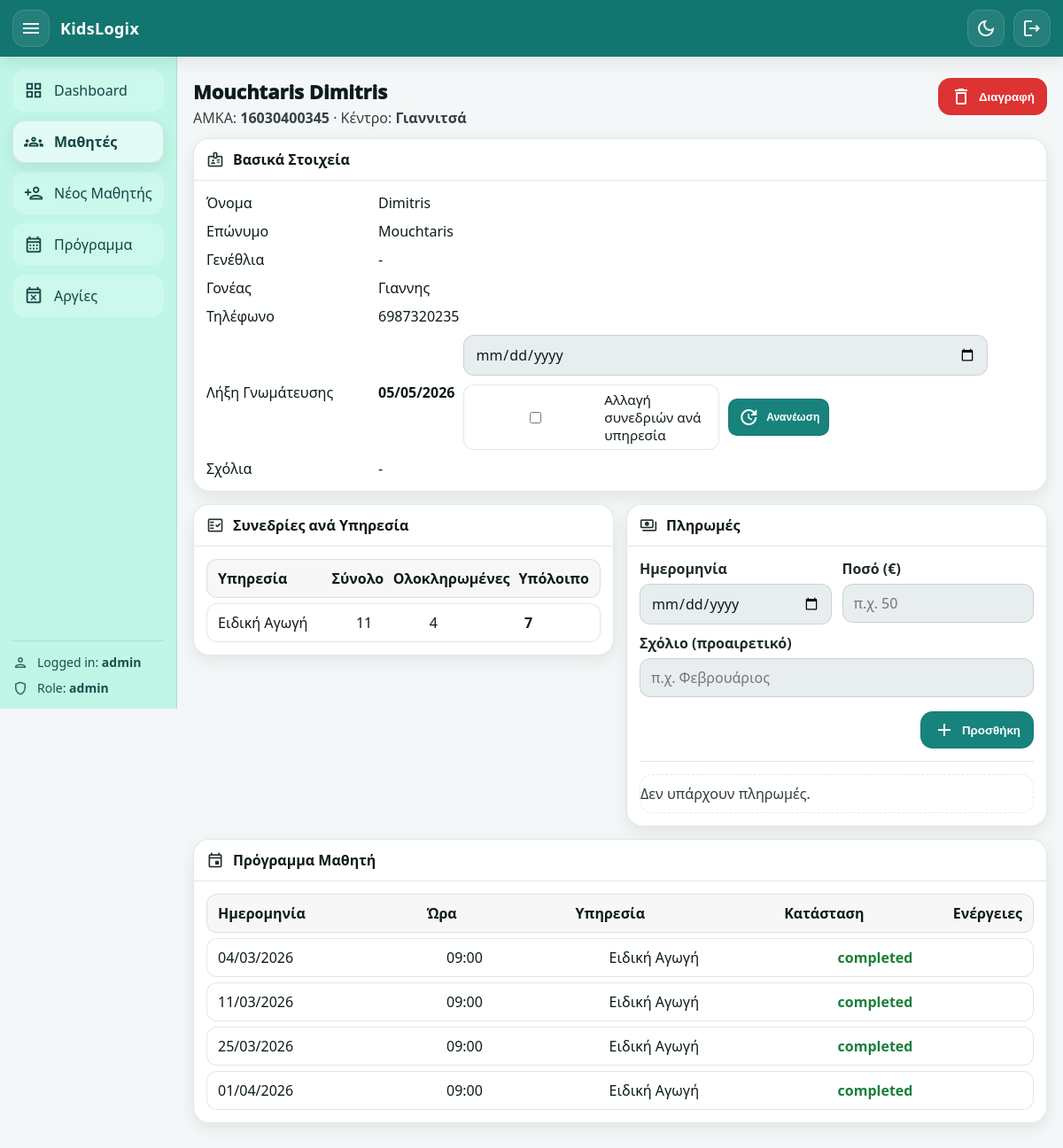
/students/16030400345 (signed in), run on an earlier commit of the app's database.
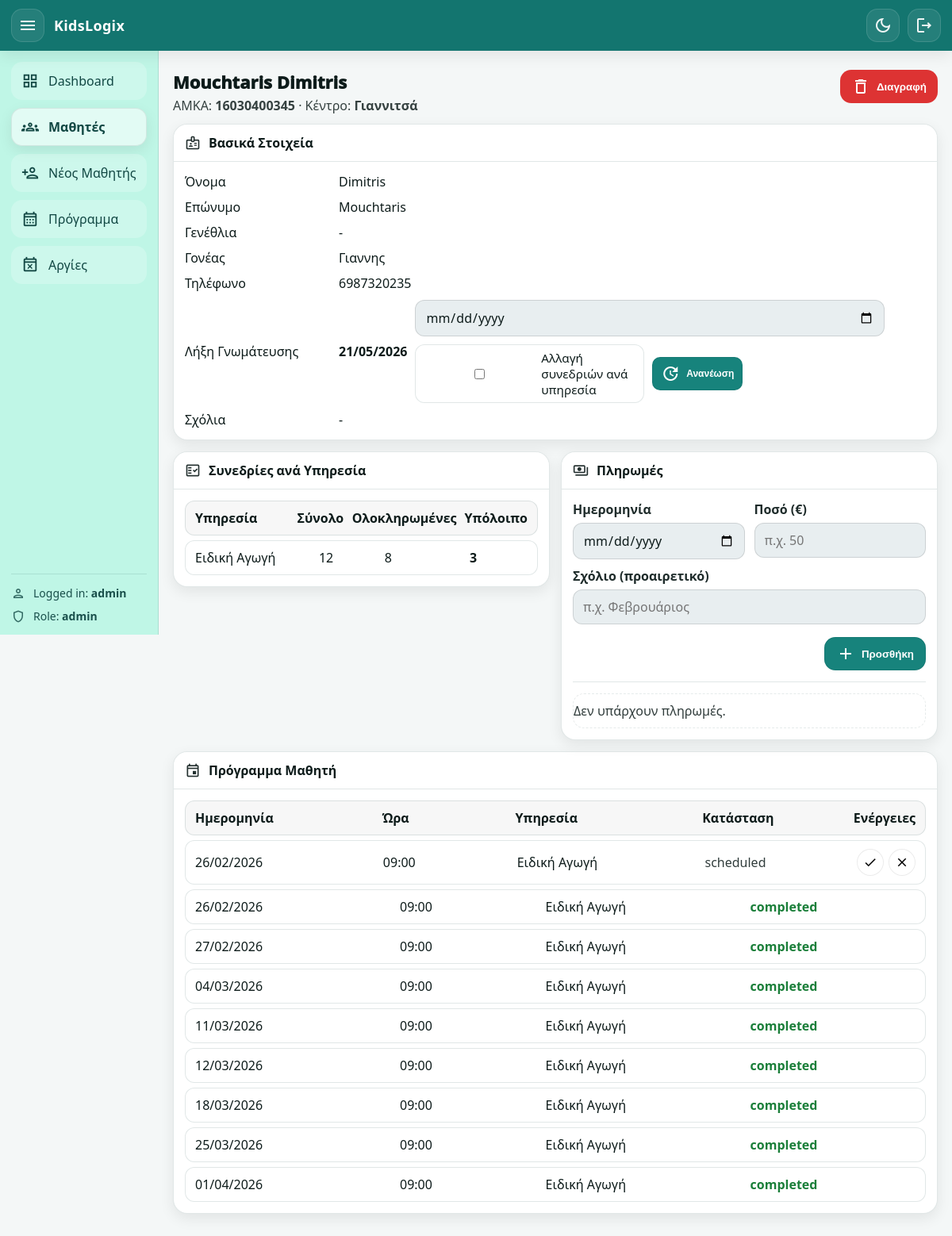
And on a later commit of the database.
### app/models.py (models this page shows, shortened)
class Student(Base):
    __tablename__ = "students"
    amka: Mapped[str] = mapped_column(String(20), primary_key=True)
    center: Mapped[str] = mapped_column(
        String(20),
        nullable=False,
        default="Giannitsa",  # Giannitsa / KryaVrisi
    )
    first_name: Mapped[str] = mapped_column(String(60), nullable=False)
    last_name: Mapped[str] = mapped_column(String(60), nullable=False)
    date_of_birth: Mapped[date | None] = mapped_column(Date, nullable=True)
    parent_name: Mapped[str | None] = mapped_column(String(120), nullable=True)
    parent_phone: Mapped[str | None] = mapped_column(String(30), nullable=True)
    assessment_expiry_date: Mapped[date | None] = mapped_column(Date, nullable=True)
    admin_comment: Mapped[str | None] = mapped_column(String(1000), nullable=True)
    created_at: Mapped[datetime] = mapped_column(
        DateTime, default=datetime.utcnow, nullable=False
    )
    services: Mapped[list["StudentService"]] = relationship(
        back_populates="student",
        cascade="all, delete-orphan",
    )
    appointments: Mapped[list["Appointment"]] = relationship(
        back_populates="student",
        cascade="all, delete-orphan",
    )
    payments: Mapped[list["Payment"]] = relationship(
        back_populates="student",
        cascade="all, delete-orphan",
    )

class Service(Base):
    __tablename__ = "services"
    id: Mapped[int] = mapped_column(Integer, primary_key=True, autoincrement=True)
    name: Mapped[str] = mapped_column(String(60), unique=True, nullable=False)
    student_links: Mapped[list["StudentService"]] = relationship(
        back_populates="service",
        cascade="all, delete-orphan",
    )
    appointments: Mapped[list["Appointment"]] = relationship(
        back_populates="service",
        cascade="all, delete-orphan",
    )

class Appointment(Base):
    __tablename__ = "appointments"
    id: Mapped[int] = mapped_column(Integer, primary_key=True, autoincrement=True)
    student_amka: Mapped[str] = mapped_column(
        ForeignKey("students.amka", ondelete="CASCADE"), nullable=False
    )
    service_id: Mapped[int] = mapped_column(
        ForeignKey("services.id", ondelete="CASCADE"), nullable=False
    )
    center: Mapped[str] = mapped_column(String(20), nullable=False)
    day: Mapped[date] = mapped_column(Date, nullable=False)
    start_time: Mapped[time] = mapped_column(Time, nullable=False)
    duration_min: Mapped[int | None] = mapped_column(Integer, nullable=True)
    status: Mapped[str] = mapped_column(
        String(20), nullable=False, default="scheduled"
    )
    created_at: Mapped[datetime] = mapped_column(
        DateTime, default=datetime.utcnow, nullable=False
    )
    student: Mapped["Student"] = relationship(back_populates="appointments")
    service: Mapped["Service"] = relationship(back_populates="appointments")

### app/routers/web.py (the view)
@router.get("/students/{amka}", response_class=HTMLResponse)
def student_page(
    amka: str,
    request: Request,
    db: Session = Depends(get_db),
    user: User = Depends(get_current_user),
):
    st = db.query(Student).filter(Student.amka == amka).first()
    if not st:
        return RedirectResponse("/students", status_code=303)
    links = (
        db.query(StudentService)
        .filter(StudentService.student_amka == amka)
        .all()
    )
    services_info = []
    for l in links:
        total = int(l.total_sessions or 0)
        used = (
            db.query(Appointment.id)
            .filter(Appointment.student_amka == amka)
            .filter(Appointment.service_id == l.service_id)
            .filter(Appointment.status.in_(["scheduled", "completed"]))
            .count()
        )
        completed = (
            db.query(Appointment.id)
            .filter(Appointment.student_amka == amka)
            .filter(Appointment.service_id == l.service_id)
            .filter(Appointment.status == "completed")
            .count()
        )
        remaining = max(total - int(used), 0)
        services_info.append(
            {
                "service": l.service,
                "total": total,
                "completed": int(completed),
                "remaining": int(remaining),
            }
        )
    appointments = (
        db.query(Appointment)
        .filter(Appointment.student_amka == amka)
        .order_by(
            case(
                (Appointment.status == "scheduled", 0),
                (Appointment.status == "completed", 1),
            ),
            Appointment.day.asc(),
            Appointment.start_time.asc(),
        )
        .all()
    )
    payments = (
        db.query(Payment)
        .filter(Payment.student_amka == amka)
        .order_by(Payment.payment_date.desc(), Payment.id.desc())
        .all()
    )
    return templates.TemplateResponse(
        "student_page.html",
        {
            "request": request,
            "user": user,
            "page": "students",
            "student": st,
            "services_info": services_info,
            "appointments": appointments,
            "payments": payments,
            "today": date.today(),
            "centers": CENTERS,
        },
    )

### app/templates/student_page.html (shortened to what this page needs)
{% extends "base.html" %}
{% block content %}
<div class="page-head">
  <div>
    <h1 class="page-title">{{ student.full_name }}</h1>
    <p class="page-subtitle">
      AMKA: <b>{{ student.amka }}</b> ·
      Κέντρο: <b>{{ centers.get(student.center, student.center) }}</b>
    </p>
  </div>
  <div class="page-actions">
    <form method="post" action="/students/{{ student.amka }}/delete"
          onsubmit="return confirm('Σίγουρα διαγραφή μαθητή; Θα διαγραφούν και οι συνεδρίες/πληρωμές του.');">
      <button class="btn btn-danger" type="submit" title="Διαγραφή μαθητή">
        <span class="material-icons-outlined">delete</span>
        Διαγραφή
      </button>
    </form>
  </div>
</div>
<div class="card">
  <div class="card-head">
    <div class="card-title">
      <span class="material-icons-outlined">badge</span>
      <h2>Βασικά Στοιχεία</h2>
    </div>
  </div>
  <div class="card-body">
    <div class="kv">
      <div>Όνομα</div><div>{{ student.first_name }}</div>
      <div>Επώνυμο</div><div>{{ student.last_name }}</div>
      <div>Γενέθλια</div><div>{{ fmt_date_gr(student.date_of_birth) }}</div>
      <div>Γονέας</div><div>{{ student.parent_name or '-' }}</div>
      <div>Τηλέφωνο</div><div>{{ student.parent_phone or '-' }}</div>
      <div>Λήξη Γνωμάτευσης</div>
      <div>
        <div class="renew-row">
          <b>{{ fmt_date_gr(student.assessment_expiry_date) }}</b>
          <form method="post" action="/students/{{ student.amka }}/assessment/renew" class="renew-form">
            <input type="date" name="assessment_expiry_date" required>
            <label class="checkbox">
              <input type="checkbox" id="change_sessions_chk" name="change_sessions" value="1" onchange="toggleRenewSessions()">
              Αλλαγή συνεδριών ανά υπηρεσία
            </label>
            <button class="btn btn-xs btn-primary" type="submit" onclick="return confirmRenew();">
              <span class="material-icons-outlined">update</span>
              Ανανέωση
            </button>
          </form>
        </div>
      </div>
      <div>Σχόλια</div><div>{{ student.notes or '-' }}</div>
    </div>
  </div>
</div>
<div class="grid-2-cards">
  <div class="card">
    <div class="card-head">
      <div class="card-title">
        <span class="material-icons-outlined">fact_check</span>
        <h2>Συνεδρίες ανά Υπηρεσία</h2>
      </div>
    </div>
    <div class="card-body">
      {% if services_info and services_info|length > 0 %}
        <div class="table">
          <div class="tr th">
            <div>Υπηρεσία</div>
            <div>Σύνολο</div>
            <div>Ολοκληρωμένες</div>
            <div>Υπόλοιπο</div>
          </div>
          {% for x in services_info %}
            <div class="tr" data-service-id="{{ x.service.id }}">
              <div>{{ x.service.name }}</div>
              <div class="svc-total">{{ x.total }}</div>
              <div class="svc-completed">{{ x.completed }}</div>
              <div><b class="svc-remaining">{{ x.remaining }}</b></div>
            </div>
          {% endfor %}
        </div>
      {% else %}
        <div class="empty-state">Δεν υπάρχουν υπηρεσίες για τον μαθητή.</div>
      {% endif %}
    </div>
  </div>
  <div class="card payments-card">
    <div class="card-head">
      <div class="card-title">
        <span class="material-icons-outlined">payments</span>
        <h2>Πληρωμές</h2>
      </div>
    </div>
    <div class="card-body">
      <form class="form-grid compact" method="post" action="/students/{{ student.amka }}/payments/new">
        <div class="grid-2">
          <label class="field">
            <span>Ημερομηνία</span>
            <input type="date" name="payment_date" required>
          </label>
          <label class="field">
            <span>Ποσό (€)</span>
            <input type="text" name="amount" placeholder="π.χ. 50" required>
          </label>
        </div>
        <label class="field">
          <span>Σχόλιο (προαιρετικό)</span>
          <input type="text" name="comment" placeholder="π.χ. Φεβρουάριος">
        </label>
        <div class="form-actions">
          <button class="btn btn-primary" type="submit">
            <span class="material-icons-outlined">add</span>
            Προσθήκη
          </button>
        </div>
      </form>
      <div class="divider"></div>
      {% if payments and payments|length > 0 %}
        <div class="payments-scroll">
          <div class="table">
            <div class="tr th payments-th">
              <div>Ημ/νία</div>
              <div>Ποσό</div>
              <div>Σχόλιο</div>
              <div>Ενέργειες</div>
            </div>
            {% for p in payments %}
              <div class="tr payments-row">
                <div>{{ fmt_date_gr(p.payment_date) }}</div>
                <div>{{ "%.2f"|format(p.amount_cents / 100) }}€</div>
                <div class="ellipsis">{{ p.comment or '-' }}</div>
                <div class="row-actions">
                  <button
                    class="icon-pill"
                    type="button"
                    onclick="openPaymentModal(this)"
                    data-payment-id="{{ p.id }}"
                    data-payment-date="{{ p.payment_date.isoformat() }}"
                    data-payment-amount="{{ "%.2f"|format(p.amount_cents/100) }}"
                    data-payment-comment="{{ p.comment or '' }}"
                    title="Επεξεργασία πληρωμής"
                    aria-label="Επεξεργασία πληρωμής"
                  >
                    <span class="material-icons-outlined">edit</span>
                  </button>
                </div>
              </div>
            {% endfor %}
          </div>
        </div>
      {% else %}
        <div class="empty-state">Δεν υπάρχουν πληρωμές.</div>
      {% endif %}
    </div>
  </div>
</div>
<div class="card">
  <div class="card-head">
    <div class="card-title">
      <span class="material-icons-outlined">event</span>
      <h2>Πρόγραμμα Μαθητή</h2>
    </div>
  </div>
  <div class="card-body">
    {% if appointments and appointments|length > 0 %}
      <div class="table">
        <div class="tr th student-appt-grid">
          <div>Ημερομηνία</div>
          <div>Ώρα</div>
          <div>Υπηρεσία</div>
          <div>Κατάσταση</div>
          <div style="text-align:right;">Ενέργειες</div>
        </div>
        {% for a in appointments %}
          <div class="tr student-appt-grid" id="appt-row-{{ a.id }}" data-service-id="{{ a.service_id }}">
            <div>{{ fmt_date_gr(a.day) if a.day else '-' }}</div>
            <div>{{ a.start_time.strftime('%H:%M') if a.start_time else '-' }}</div>
            <div>{{ a.service.name if a.service else '-' }}</div>
            <div class="status {{ a.status }} appt-status">{{ a.status }}</div>
            <div class="row-actions">
              {% if a.status == "scheduled" %}
                <button
                  class="icon-pill icon-success"
                  type="button"
                  title="Ολοκλήρωση"
                  aria-label="Ολοκλήρωση"
                  onclick="updateAppointmentStatus({{ a.id }}, 'completed')"
                >
                  <span class="material-icons-outlined">check</span>
                </button>
                <button
                  class="icon-pill icon-danger"
                  type="button"
                  title="Ακύρωση"
                  aria-label="Ακύρωση"
                  onclick="updateAppointmentStatus({{ a.id }}, 'canceled')"
                >
                  <span class="material-icons-outlined">close</span>
                </button>
              {% endif %}
            </div>
          </div>
        {% endfor %}
      </div>
    {% else %}
      <div class="empty-state">Δεν υπάρχουν προγραμματισμένες συνεδρίες.</div>
    {% endif %}
  </div>
</div>
{% endblock %}

### app/templates/base.html (shortened to what this page needs)
<!doctype html>
<html lang="el" data-theme="light">
<head>
  <link rel="stylesheet" href="/static/style.css?v=8" />
</head>
<body class="{% if request.url.path == '/login' %}auth-page{% endif %}">
  <div class="app-shell">
    <header class="topbar">
      <div class="topbar-left">
        {% if request.url.path != '/login' %}
          <button class="icon-btn topbar-btn" id="sidebarToggle" type="button" aria-label="Toggle sidebar">
            <span class="material-icons-outlined">menu</span>
          </button>
        {% endif %}
        <div class="brand">
          <span class="brand-title">KidsLogix</span>
        </div>
      </div>
      <div class="topbar-right">
        <button class="icon-btn topbar-btn" id="themeToggle" type="button" aria-label="Toggle dark mode" title="Dark mode">
          <span class="material-icons-outlined" id="themeIcon">dark_mode</span>
        </button>
        {% if request.url.path != '/login' %}
          <a class="icon-btn topbar-btn" href="/auth/logout" aria-label="Logout" title="Logout">
            <span class="material-icons-outlined">logout</span>
          </a>
        {% endif %}
      </div>
    </header>
    <div class="layout {% if request.url.path == '/login' %}layout-auth{% endif %}">
      {% if request.url.path != '/login' %}
        <aside class="sidebar" id="sidebar">
          <nav class="nav">
            {% set path = request.url.path %}
            <a class="nav-item {% if path == '/' %}active{% endif %}" href="/">
              <span class="material-icons-outlined nav-ic">grid_view</span>
              <span class="nav-txt">Dashboard</span>
            </a>
            <a class="nav-item {% if path.startswith('/students') and path != '/students/new' %}active{% endif %}" href="/students">
              <span class="material-icons-outlined nav-ic">groups</span>
              <span class="nav-txt">Μαθητές</span>
            </a>
            <a class="nav-item {% if path == '/students/new' %}active{% endif %}" href="/students/new">
              <span class="material-icons-outlined nav-ic">person_add</span>
              <span class="nav-txt">Νέος Μαθητής</span>
            </a>
            <a class="nav-item {% if path.startswith('/schedule') %}active{% endif %}" href="/schedule">
              <span class="material-icons-outlined nav-ic">calendar_month</span>
              <span class="nav-txt">Πρόγραμμα</span>
            </a>
            <a class="nav-item {% if path.startswith('/holidays') %}active{% endif %}" href="/holidays">
              <span class="material-icons-outlined nav-ic">event_busy</span>
              <span class="nav-txt">Αργίες</span>
            </a>
          </nav>
          <div class="sidebar-footer">
            <div class="meta-row">
              <span class="material-icons-outlined">person</span>
              <span>Logged in: <b>{{ user.username if user else '-' }}</b></span>
            </div>
            <div class="meta-row">
              <span class="material-icons-outlined">shield</span>
              <span>Role: <b>{{ user.role if user else '-' }}</b></span>
            </div>
          </div>
        </aside>
      {% endif %}
      <main class="content {% if request.url.path == '/login' %}content-auth{% endif %}">
        {% block content %}{% endblock %}
      </main>
    </div>
  </div>
</body>
</html>

What changed in the data, as far as the page shows it:
changed Student "Mouchtaris Dimitris": assessment_expiry_date "05/05/2026" → "21/05/2026"
added Appointment: day "26/02/2026", start_time "09:00", service "Ειδική Αγωγή", status "scheduled"
added Appointment: day "26/02/2026", start_time "09:00", service "Ειδική Αγωγή", status "completed"
added Appointment: day "27/02/2026", start_time "09:00", service "Ειδική Αγωγή", status "completed"
added Appointment: day "12/03/2026", start_time "09:00", service "Ειδική Αγωγή", status "completed"
added Appointment: day "18/03/2026", start_time "09:00", service "Ειδική Αγωγή", status "completed"
Also different on the page:
new list line: "Ειδική Αγωγή"
new list line: "12 8 3"
list line gone: "Ειδική Αγωγή"
list line gone: "11 4 7"
